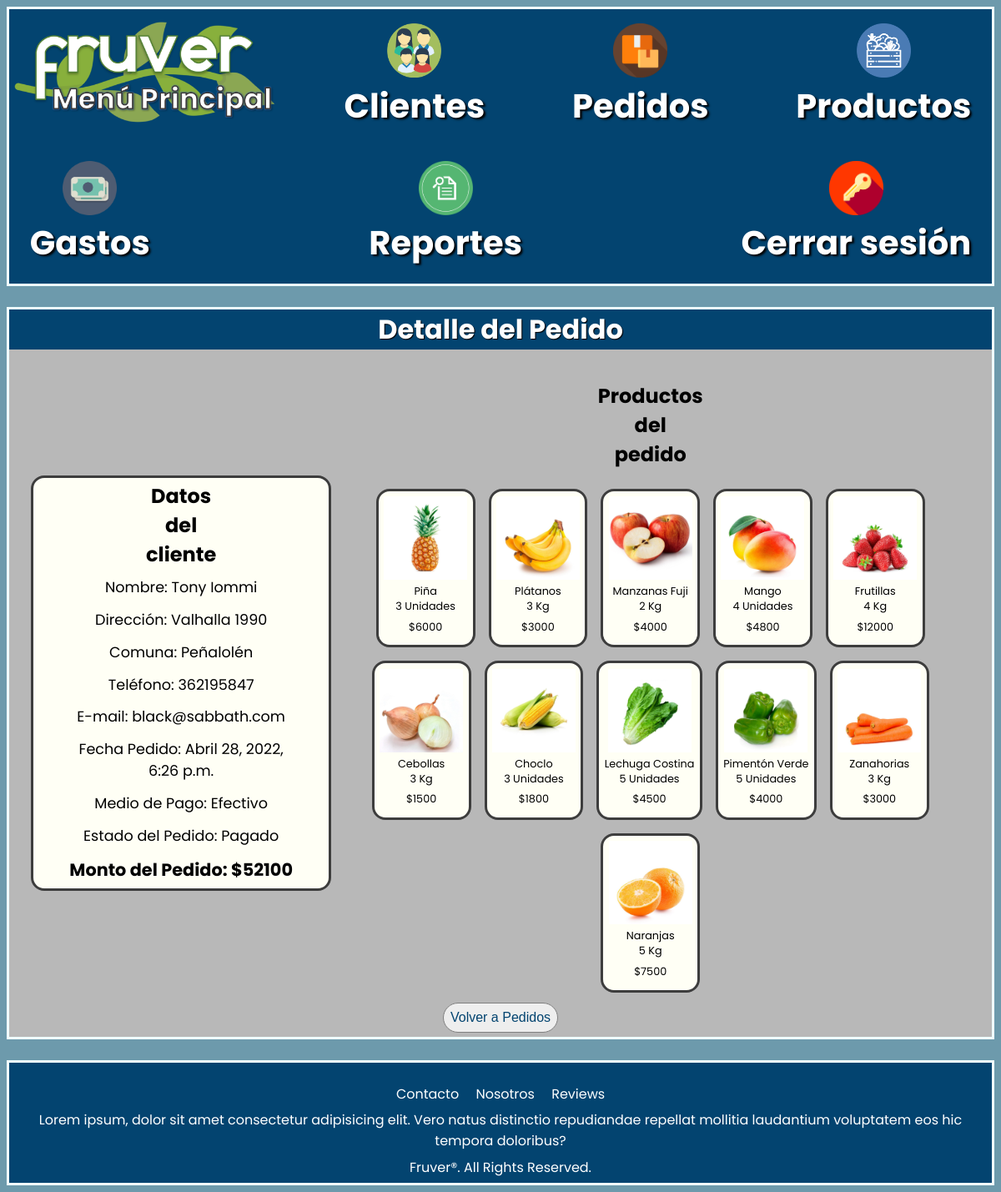
The app's page /pedidos/detallepedido/1 (signed in) with its own data.
### Pedidos/models.py (models this page shows, shortened)
class Pedido(models.Model):
    fecha_pedido = models.DateTimeField(auto_now_add=True)
    monto_pedido = models.IntegerField(default=0)
    medio_pago = models.CharField(max_length=30, null=True)
    estado_pedido = models.CharField(max_length=20, null=True)
    cliente = models.ForeignKey('Home.Usuario', null=True, on_delete=models.SET_NULL)
    detalle_pedido = models.ManyToManyField('Productos.Producto', through='DetallePedido')

class DetallePedido(models.Model):
    pedido = models.ForeignKey('Pedido', on_delete=models.DO_NOTHING)
    producto = models.ForeignKey('Productos.Producto', on_delete=models.DO_NOTHING)
    precio_producto = models.IntegerField(default=0)
    modo_venta = models.CharField(max_length=30, null=True)
    cantidad_producto = models.IntegerField(default=0)
    subtotal = models.IntegerField(default=0)

### Home/models.py (models this page shows, shortened)
class Usuario(AbstractBaseUser, PermissionsMixin):
    nombre_usuario = models.CharField(max_length=30)
    apellido_usuario = models.CharField(max_length=30)
    email_usuario = models.EmailField(max_length=50, unique=True)
    password = models.CharField(max_length=255)
    telefono_usuario = models.CharField(max_length=12)
    domicilio_usuario = models.CharField(max_length=50)
    comuna = models.ForeignKey('Comuna', null=True, on_delete=models.SET_NULL)
    is_staff = models.BooleanField(default=False)
    is_active = models.BooleanField(default=True)
    objects = CustomAccountManager()
    USERNAME_FIELD = 'email_usuario'
    REQUIRED_FIELDS = ['nombre_usuario', 'apellido_usuario', 'password', 'telefono_usuario', 'domicilio_usuario']

class Comuna(models.Model):
    nombre_comuna = models.CharField(max_length=40)
    def __str__(self):
        return self.nombre_comuna

### Productos/models.py (models this page shows, shortened)
class Producto(models.Model):
    nombre_producto = models.CharField(max_length=30)
    tipo_producto = models.CharField(max_length=20)
    precio_producto = models.IntegerField(default=0)
    modo_venta = models.CharField(max_length=30)
    stock_producto = models.IntegerField(default=0)
    descripcion_producto = models.TextField(max_length=350)
    imagen_producto = models.ImageField(null=True, blank=True)

### Pedidos/views.py (the view)
# urls.py: path('detallepedido/<pedido_id>', views.detallepedido, name='fruver-detallepedido'), #Muestra el detalle de productos del pedido
@login_required(login_url='fruver-acceso')
def detallepedido(request, pedido_id):
    current_user = request.user
    if current_user.is_staff != 1:
        return redirect('fruver-home')
    pedidos = Pedido.objects.filter(pk=pedido_id)
    clientes = Pedido.objects.select_related()
    order = Pedido.objects.get(pk=pedido_id)
    detalles = DetallePedido.objects.filter(pedido=order.id)
    context = {'pedidos': pedidos, 'clientes': clientes, 'detalles': detalles}
    return render(request, 'Pedidos/detallepedido.html', context)

### Pedidos/context_processor.py (called while the page is built)
def total_pedido(request):
    total = 0
    if request.user.is_authenticated:
        if "carrito" in request.session.keys():
            for key, value in request.session["carrito"].items():
                total += int(value["subtotal"])
    return {"total_pedido": total}

### Pedidos/templates/Pedidos/detallepedido.html (shortened to what this page needs)
{% extends "Home/mainmenu.html" %}
{% load static %}
{% block stylesheet %}
<link rel="stylesheet" href="{% static 'Pedidos/styles/detallepedido.css' %}">
{% endblock stylesheet %}
{% block content %}
    <h1 class="info">Detalle del Pedido</h1>
    <div class="contenidos">
        <section class="cliente">
            <h2 id="subtitle1">Datos del cliente</h2>
            <div class="datos">
                {% for pedido in pedidos %}
                    <p>Nombre: {{ pedido.cliente.nombre_usuario }} {{ pedido.cliente.apellido_usuario }}</p>
                    <p>Dirección: {{ pedido.cliente.domicilio_usuario }}</p>
                    <p>Comuna: {{ pedido.cliente.comuna }}</p>
                    <p>Teléfono: {{ pedido.cliente.telefono_usuario }}</p>
                    <p>E-mail: {{ pedido.cliente.email_usuario }}</p>
                    <p>Fecha Pedido: {{ pedido.fecha_pedido }}</p>
                    <p>Medio de Pago: {{ pedido.medio_pago }}</p>
                    <p>Estado del Pedido: {{ pedido.estado_pedido }}</p>
                    <p id="total">Monto del Pedido: ${{ pedido.monto_pedido }}</p>
                {% endfor %}
            </div>
        </section>
        <section class="products">
            <h2 id="subtitle2">Productos del pedido</h2>
            {% for detalle in detalles %}
                <div class="producto">
                    <div class="caja1">
                        <img src="{{detalle.producto.imagen_producto.url}}" alt={{detalle.producto.nombre_producto}} width="100" height="100">
                    </div>
                    <div class="caja2">
                        {{detalle.producto.nombre_producto}}<br>
                        {{detalle.cantidad_producto}}
                        {% if detalle.modo_venta == 'Kg' %}
                            {{detalle.modo_venta}}
                        {% elif detalle.modo_venta == 'Unidad'%}
                            {% if detalle.cantidad_producto == 1 %}
                                {{detalle.modo_venta}}
                            {% elif detalle.cantidad_producto > 1 %}
                                {{detalle.modo_venta}}es
                            {% endif %}
                        {% endif %}
                        <p>${{detalle.subtotal}}</p>
                    </div>
                </div>
            {% endfor %}
        </section>
    </div>
    <section class="volver">
        <a href="/pedidos"><button type="button">Volver a Pedidos</button></a>
    </section>
{% endblock content %}

### Home/static/Home/styles/mainmenu.css (style rules this page uses)
body { font-family: 'Poppins', sans-serif; background-color: #6d9aac; }

### Pedidos/static/Pedidos/styles/detallepedido.css (style rules this page uses)
h1 { background-color: rgb(3, 68, 112); color: white; margin-top: 0rem; text-shadow: 1px 1px 1px black; }
.contenidos { display: flex; flex-flow: row wrap; justify-content: center; align-items: center; width: 100%; margin: 0rem; }
#subtitle1 { margin: 0.2rem 10rem; }
#subtitle2 { margin: 1rem 28rem; }
.cliente { display: flex; flex-flow: row wrap; justify-content: center; align-items: center; width: 30%; background-color: rgb(255, 255, 245); border: solid 0.2rem rgb(61, 61, 61); border-radius: 1rem; }
.datos { display: flex; flex-flow: column wrap; justify-content: center; align-items: center; width: 80%; font-size: 1.1rem; }
p { margin: 0.4rem }
#total { font-size: 1.3rem; font-weight: bold; }
.products { display: flex; flex-flow: row wrap; justify-content: center; align-items: center; width: 65%; }
.producto { background-color: rgb(255, 255, 245); margin: 0.5rem; display: flex; flex-flow: column wrap; justify-content: center; align-items: center; padding: 0.4rem; border: solid 0.2rem rgb(61, 61, 61); border-radius: 1rem; font-size: 0.8rem; }
.volver { width: 100%; background-color: rgb(184, 184, 184); }
button { background-color: rgb(238, 238, 238); margin: 0.3rem; border: none; padding: 0.5rem; font-size: 1rem; border-radius: 2rem; color: rgb(3, 68, 112); border: solid 0.1rem grey; cursor: pointer; }

### records on screen
Pedido: cliente.nombre_usuario "Tony", cliente.apellido_usuario "Iommi", cliente.domicilio_usuario "Valhalla 1990", cliente.comuna "Peñalolén", cliente.telefono_usuario "362195847", cliente.email_usuario "black@sabbath.com", fecha_pedido "Abril 28, 2022, 6:26 p.m.", medio_pago "Efectivo", estado_pedido "Pagado", monto_pedido "52100"
DetallePedido: producto.imagen_producto (picture), producto.nombre_producto "Piña", cantidad_producto "3", modo_venta "Unidad", subtotal "6000"
DetallePedido: producto.imagen_producto (picture), producto.nombre_producto "Plátanos", cantidad_producto "3", modo_venta "Kg", subtotal "3000"
DetallePedido: producto.imagen_producto (picture), producto.nombre_producto "Manzanas Fuji", cantidad_producto "2", modo_venta "Kg", subtotal "4000"
DetallePedido: producto.imagen_producto (picture), producto.nombre_producto "Mango", cantidad_producto "4", modo_venta "Unidad", subtotal "4800"
DetallePedido: producto.imagen_producto (picture), producto.nombre_producto "Frutillas", cantidad_producto "4", modo_venta "Kg", subtotal "12000"
DetallePedido: producto.imagen_producto (picture), producto.nombre_producto "Cebollas", cantidad_producto "3", modo_venta "Kg", subtotal "1500"
DetallePedido: producto.imagen_producto (picture), producto.nombre_producto "Choclo", cantidad_producto "3", modo_venta "Unidad", subtotal "1800"
DetallePedido: producto.imagen_producto (picture), producto.nombre_producto "Lechuga Costina", cantidad_producto "5", modo_venta "Unidad", subtotal "4500"
DetallePedido: producto.imagen_producto (picture), producto.nombre_producto "Pimentón Verde", cantidad_producto "5", modo_venta "Unidad", subtotal "4000"
DetallePedido: producto.imagen_producto (picture), producto.nombre_producto "Zanahorias", cantidad_producto "3", modo_venta "Kg", subtotal "3000"
DetallePedido: producto.imagen_producto (picture), producto.nombre_producto "Naranjas", cantidad_producto "5", modo_venta "Kg", subtotal "7500"
